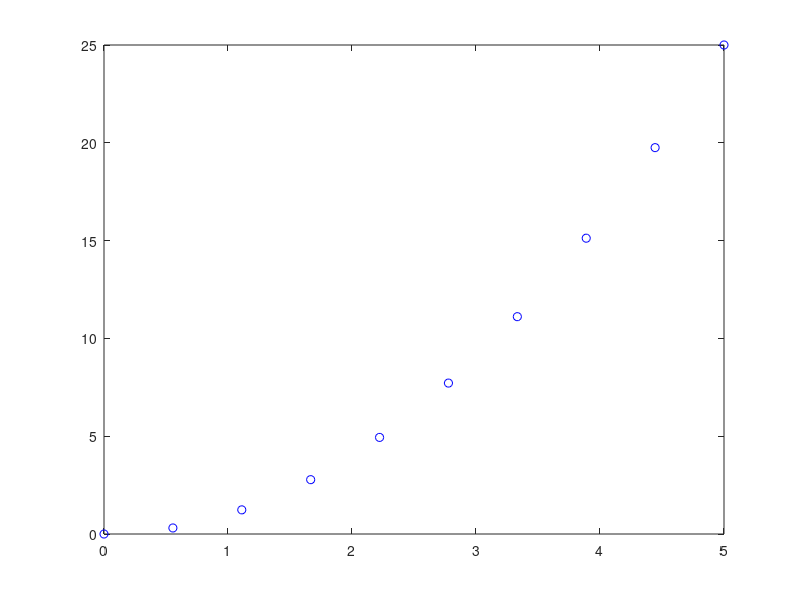

Here is the MATLAB script that generated this plot: (Note: this script raises an error after producing the figure.)
% test dual axis

z = linspace(0, 5, 10);
a = z.^2;
b = z.*1.5 + 7;

figure(1); clf
plot(z,a)
plot(z,a,'ob')
ax1 = gca; % current axes
ax1.XColor = 'r';
ax1.YColor = 'r';
ax1_pos = ax1.Position; % position of first axes
ax2 = axes('Position',ax1_pos,...
    'XAxisLocation','top',...
    'YAxisLocation','right',...
    'Color','none');
plot(z,b,'Parent',ax2)
plot(z,b,'or')